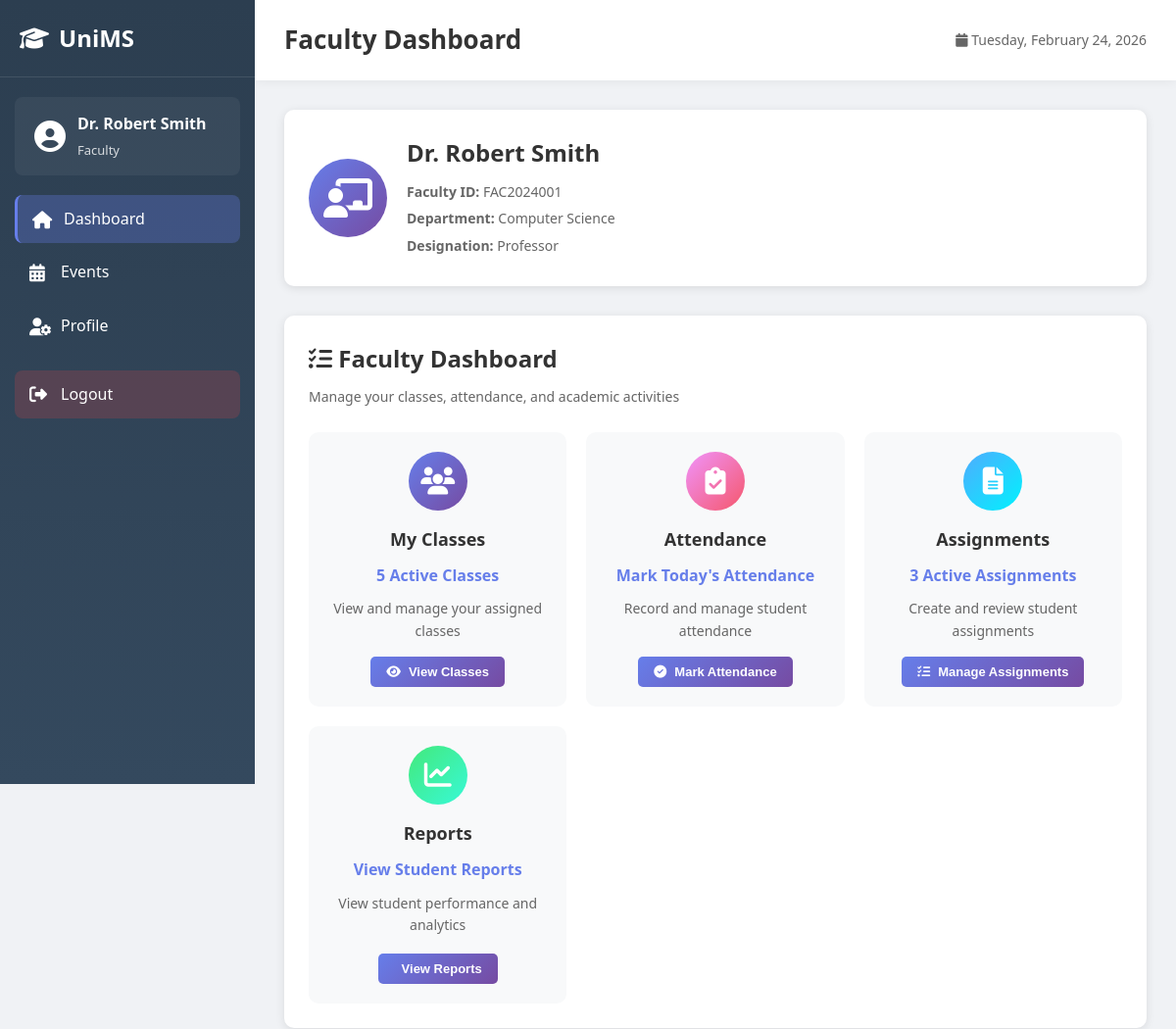
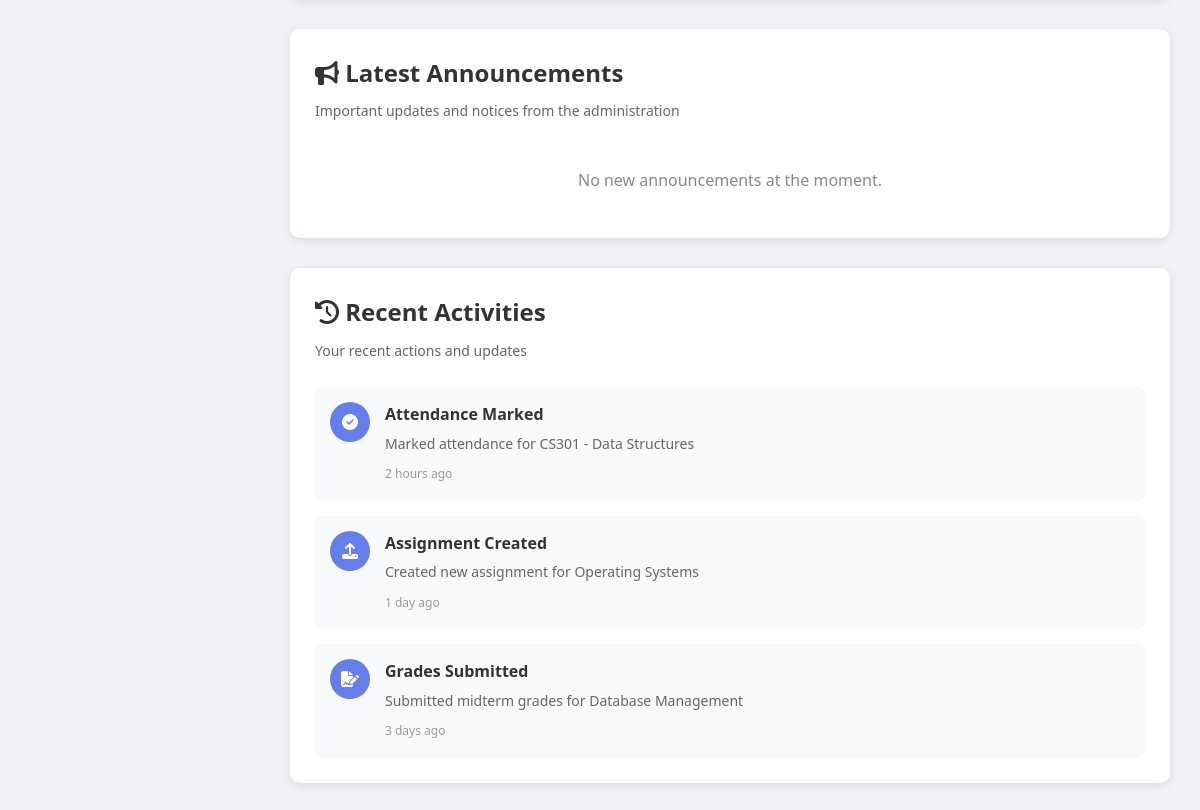
/dashboard (signed in), run on the app's committed database (2 pictures, top to bottom).
### tables this page shows
CREATE TABLE faculty (
            id INTEGER PRIMARY KEY AUTOINCREMENT,
            user_id INTEGER,
            faculty_id TEXT UNIQUE NOT NULL,
            department TEXT NOT NULL,
            designation TEXT NOT NULL,
            FOREIGN KEY (user_id) REFERENCES users(id)
        );

### app.py (the view)
@app.route('/dashboard')
@login_required
def dashboard():
    if session.get('user_type') == 'admin':
        return redirect(url_for('admin_dashboard'))
    conn = get_db_connection()
    if session['user_type'] == 'student':
        student = conn.execute('''
            SELECT s.* FROM students s
            WHERE s.user_id = ?
        ''', (session['user_id'],)).fetchone()
        attendance_summary = conn.execute('''
            SELECT
                COUNT(*) as total_subjects,
                AVG(CAST(attended_classes AS FLOAT) / total_classes * 100) as avg_attendance
            FROM attendance
            WHERE student_id = ?
        ''', (student['id'],)).fetchone()
        pending_assignments = conn.execute('''
            SELECT COUNT(*) as count FROM assignments
            WHERE status = 'pending' AND due_date >= date('now')
        ''').fetchone()
        eligible_drives = conn.execute('''
            SELECT COUNT(*) as count FROM placement_drives
            WHERE status = 'Open' AND min_cgpa <= ?
        ''', (student['cgpa'],)).fetchone()
        upcoming_events = conn.execute('''
            SELECT COUNT(*) as count FROM events
            WHERE event_date >= date('now')
        ''').fetchone()
        announcements = conn.execute('''
            SELECT * FROM announcements
            ORDER BY created_at DESC
            LIMIT 5
        ''').fetchall()
        conn.close()
        dashboard_data = {
            'student': student,
            'attendance_summary': attendance_summary,
            'pending_assignments': pending_assignments['count'],
            'eligible_drives': eligible_drives['count'],
            'upcoming_events': upcoming_events['count'],
            'announcements': announcements
        }
        return render_template('dashboard.html', data=dashboard_data)
    else:  # Faculty
        faculty = conn.execute('''
            SELECT f.* FROM faculty f
            WHERE f.user_id = ?
        ''', (session['user_id'],)).fetchone()
        announcements = conn.execute('''
            SELECT * FROM announcements
            ORDER BY created_at DESC
            LIMIT 5
        ''').fetchall()
        conn.close()
        dashboard_data = {
            'faculty': faculty,
            'announcements': announcements
        }
        return render_template('dashboard_faculty.html', data=dashboard_data)

### app.py (called while the page is built)
def get_db_connection():
    conn = sqlite3.connect(DATABASE)
    conn.row_factory = sqlite3.Row  # This allows us to access columns by name
    return conn

def login_required(f):
    @wraps(f)
    def decorated_function(*args, **kwargs):
        if 'user_id' not in session:
            flash('Please log in to access this page.', 'warning')
            return redirect(url_for('login'))
        return f(*args, **kwargs)
    return decorated_function

### templates/dashboard_faculty.html (shortened to what this page needs)
{% extends "base.html" %}
{% block page_title %}Faculty Dashboard{% endblock %}
{% block content %}
<div class="faculty-dashboard">
    <div class="faculty-info-card">
        <div class="info-left">
            <div class="avatar">
                <i class="fas fa-chalkboard-teacher"></i>
            </div>
            <div class="info-details">
                <h2>{{ session.full_name }}</h2>
                <p><strong>Faculty ID:</strong> {{ data.faculty.faculty_id }}</p>
                <p><strong>Department:</strong> {{ data.faculty.department }}</p>
                <p><strong>Designation:</strong> {{ data.faculty.designation }}</p>
            </div>
        </div>
    </div>
    <div class="section">
        <div class="section-header">
            <h2><i class="fas fa-tasks"></i> Faculty Dashboard</h2>
            <p>Manage your classes, attendance, and academic activities</p>
        </div>
        <div class="dashboard-tiles">
            <div class="tile">
                <div class="tile-icon" style="background: linear-gradient(135deg, #667eea 0%, #764ba2 100%);">
                    <i class="fas fa-users"></i>
                </div>
                <div class="tile-content">
                    <h3>My Classes</h3>
                    <p class="stat">5 Active Classes</p>
                    <p>View and manage your assigned classes</p>
                    <button class="btn btn-primary btn-sm" onclick="openPopup('classes')">
                        <i class="fas fa-eye"></i> View Classes
                    </button>
                </div>
            </div>
            <div class="tile">
                <div class="tile-icon" style="background: linear-gradient(135deg, #f093fb 0%, #f5576c 100%);">
                    <i class="fas fa-clipboard-check"></i>
                </div>
                <div class="tile-content">
                    <h3>Attendance</h3>
                    <p class="stat">Mark Today's Attendance</p>
                    <p>Record and manage student attendance</p>
                    <button class="btn btn-primary btn-sm" onclick="openPopup('classes')">
                        <i class="fas fa-check-circle"></i> Mark Attendance
                    </button>
                </div>
            </div>
            <div class="tile">
                <div class="tile-icon" style="background: linear-gradient(135deg, #4facfe 0%, #00f2fe 100%);">
                    <i class="fas fa-file-alt"></i>
                </div>
                <div class="tile-content">
                    <h3>Assignments</h3>
                    <p class="stat">3 Active Assignments</p>
                    <p>Create and review student assignments</p>
                    <button class="btn btn-primary btn-sm" onclick="openPopup('assignments')">
                        <i class="fas fa-tasks"></i> Manage Assignments
                    </button>
                </div>
            </div>
            <div class="tile">
                <div class="tile-icon" style="background: linear-gradient(135deg, #43e97b 0%, #38f9d7 100%);">
                    <i class="fas fa-chart-line"></i>
                </div>
                <div class="tile-content">
                    <h3>Reports</h3>
                    <p class="stat">View Student Reports</p>
                    <p>View student performance and analytics</p>
                    <button class="btn btn-primary btn-sm" onclick="openPopup('reports')">
                         View Reports
                    </button>
                </div>
            </div>
        </div>
    </div>
    <div class="section">
        <div class="section-header" style="display: flex; justify-content: space-between; align-items: center;">
            <div>
                <h2><i class="fas fa-bullhorn"></i> Latest Announcements</h2>
                <p>Important updates and notices from the administration</p>
            </div>
        </div>
        <div class="announcements-list">
            {% if data.announcements %}
            {% for ann in data.announcements %}
            <div class="announcement-item"
                style="padding: 15px; border-bottom: 1px solid #eee; display: flex; gap: 15px; align-items: center;">
                <div class="ann-icon"
                    style="width: 40px; height: 40px; background: #f0f4ff; border-radius: 50%; display: flex; align-items: center; justify-content: center; color: #667eea; flex-shrink: 0;">
                    <i class="fas fa-info-circle"></i>
                </div>
                <div class="ann-content">
                    <h4 style="margin: 0 0 5px 0; font-size: 16px; color: #333;">{{ ann.title }}</h4>
                    <p style="margin: 0; font-size: 13px; color: #666; line-height: 1.4;">{{ ann.content[:150] }}{% if
                        ann.content|length > 150 %}...{% endif %}</p>
                    <small style="color: #999; font-size: 11px;">{{ ann.created_at }}</small>
                </div>
            </div>
            {% endfor %}
            {% else %}
            <p style="text-align: center; color: #888; padding: 20px;">No new announcements at the moment.</p>
            {% endif %}
        </div>
    </div>
    <div class="section">
        <div class="section-header">
            <h2><i class="fas fa-history"></i> Recent Activities</h2>
            <p>Your recent actions and updates</p>
        </div>
        <div class="activities-list">
            <div class="activity-item">
                <div class="activity-icon">
                    <i class="fas fa-check-circle"></i>
                </div>
                <div class="activity-content">
                    <h4>Attendance Marked</h4>
                    <p>Marked attendance for CS301 - Data Structures</p>
                    <span class="time">2 hours ago</span>
                </div>
            </div>
            <div class="activity-item">
                <div class="activity-icon">
                    <i class="fas fa-upload"></i>
                </div>
                <div class="activity-content">
                    <h4>Assignment Created</h4>
                    <p>Created new assignment for Operating Systems</p>
                    <span class="time">1 day ago</span>
                </div>
            </div>
            <div class="activity-item">
                <div class="activity-icon">
                    <i class="fas fa-file-signature"></i>
                </div>
                <div class="activity-content">
                    <h4>Grades Submitted</h4>
                    <p>Submitted midterm grades for Database Management</p>
                    <span class="time">3 days ago</span>
                </div>
            </div>
        </div>
    </div>
</div>
{% endblock %}

### static/css/style.css (style rules this page uses)
* { margin: 0; padding: 0; box-sizing: border-box; }
body { font-family: 'Segoe UI', Tahoma, Geneva, Verdana, sans-serif; background: #f0f2f5; color: #333; line-height: 1.6; }
.btn { padding: 10px 20px; border: none; border-radius: 5px; font-size: 14px; font-weight: 600; cursor: pointer; transition: all 0.3s; display: inline-flex; align-items: center; gap: 8px; text-decoration: none; }
.btn-primary { background: linear-gradient(135deg, #667eea 0%, #764ba2 100%); color: white; }
.btn-sm { padding: 8px 16px; font-size: 13px; }

### templates/dashboard_faculty.html (style rules this page uses)
.faculty-info-card { background: white; border-radius: 10px; padding: 25px; margin-bottom: 30px; box-shadow: 0 2px 10px rgba(0, 0, 0, 0.1); }
.info-left { display: flex; gap: 20px; align-items: center; }
.avatar { width: 80px; height: 80px; background: linear-gradient(135deg, #667eea 0%, #764ba2 100%); border-radius: 50%; display: flex; align-items: center; justify-content: center; font-size: 40px; color: white; }
.info-details h2 { margin-bottom: 10px; color: #333; }
.info-details p { color: #666; margin: 5px 0; font-size: 14px; }
.section { background: white; border-radius: 10px; padding: 25px; margin-bottom: 30px; box-shadow: 0 2px 10px rgba(0, 0, 0, 0.1); }
.section-header { margin-bottom: 25px; }
.section-header h2 { font-size: 24px; margin-bottom: 8px; color: #333; }
.section-header p { color: #666; font-size: 14px; }
.dashboard-tiles { display: grid; grid-template-columns: repeat(auto-fit, minmax(250px, 1fr)); gap: 20px; }
.tile { background: #f8f9fa; border-radius: 10px; padding: 20px; text-align: center; }
.tile-icon { width: 60px; height: 60px; border-radius: 50%; display: flex; align-items: center; justify-content: center; font-size: 28px; color: white; margin: 0 auto 15px; }
.tile-content h3 { font-size: 18px; margin-bottom: 10px; color: #333; }
.tile-content .stat { font-size: 16px; font-weight: 600; color: #667eea; margin-bottom: 10px; }
.tile-content p { font-size: 14px; color: #666; margin-bottom: 15px; }
.activities-list { display: flex; flex-direction: column; gap: 15px; }
.activity-item { display: flex; gap: 15px; padding: 15px; background: #f8f9fa; border-radius: 8px; }
.activity-icon { width: 40px; height: 40px; background: #667eea; border-radius: 50%; display: flex; align-items: center; justify-content: center; color: white; flex-shrink: 0; }
.activity-content h4 { font-size: 16px; margin-bottom: 5px; color: #333; }
.activity-content p { font-size: 14px; color: #666; margin-bottom: 5px; }
.activity-content .time { font-size: 12px; color: #999; }

### data on the page
faculty: faculty.faculty_id "FAC2024001", faculty.department "Computer Science", faculty.designation "Professor"

### other printed values
{{ session.full_name }} "Dr. Robert Smith"
{{ session.user_type|title }} "Faculty"
